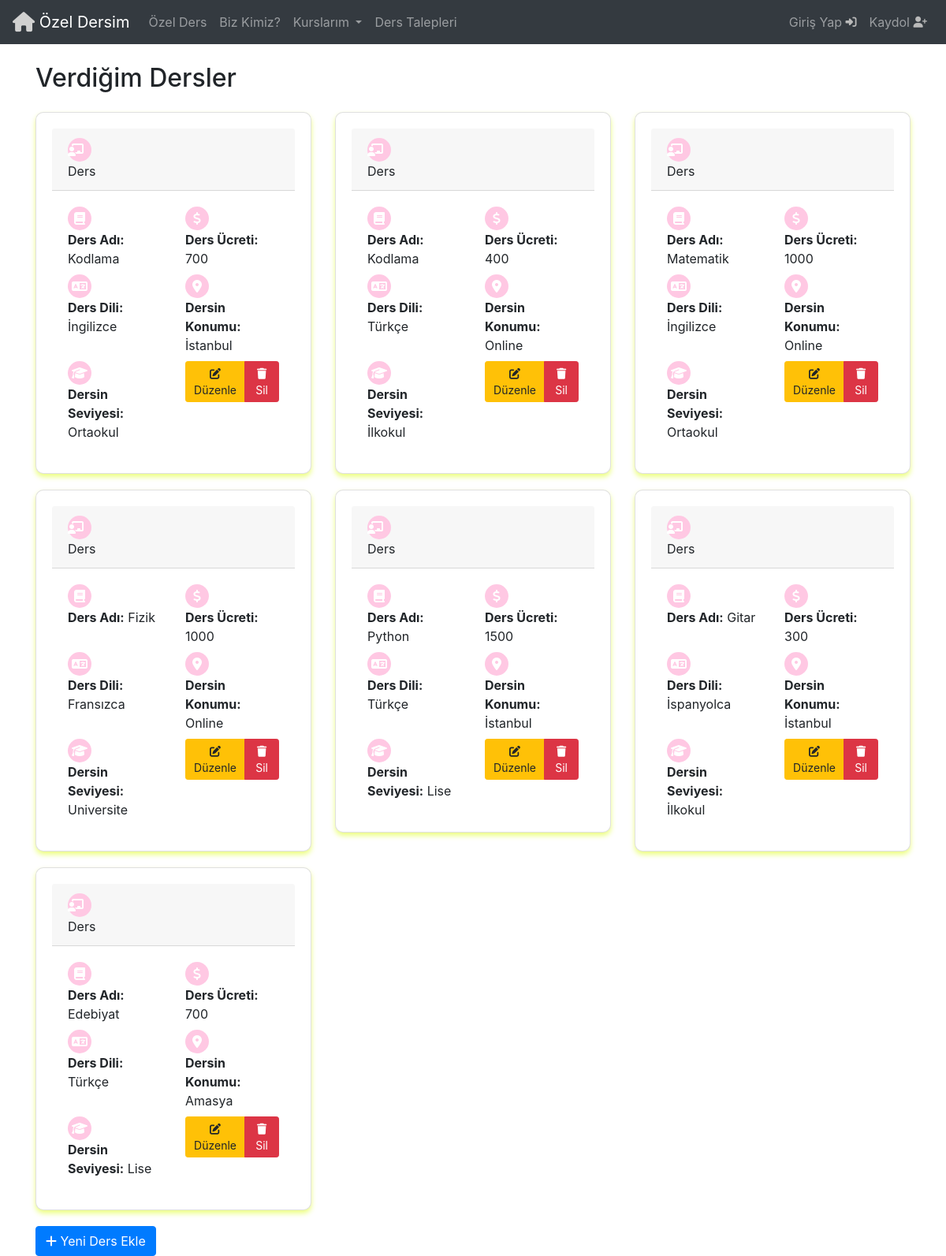
The app's page /verdigim_dersler/1/ with its own data.
### Base/models.py (models this page shows, shortened)
class VerilenDersler(models.Model):
  seviye = [
    ('İlkokul', 'İlkokul'),
    ('Ortaokul', 'Ortaokul'),
    ('Lise', 'Lise'),
    ('Universite', 'Üniversite'),
    ('Yukseklisans','Yüksek Lisans'),
  ]
  ders = models.ForeignKey(Ders, on_delete=models.CASCADE)
  saatlik_ucret = models.IntegerField(validators=[MinValueValidator(0)])
  egitmen = models.ForeignKey(User, on_delete=models.CASCADE)
  ders_dili = models.ForeignKey(Dil, on_delete=models.CASCADE)
  sehir = models.ForeignKey(Sehir, on_delete=models.CASCADE)
  ders_seviyesi = models.CharField(max_length=50, choices=seviye)

class Ders(models.Model):
  ders = models.CharField(max_length=50)
  def __str__(self) :
    return self.ders

class Dil(models.Model):
  dil = models.CharField(max_length=50)
  def __str__(self):
    return self.dil

class Sehir(models.Model):
  sehir = models.CharField(max_length=50)
  def __str__(self):
    return self.sehir

### Base/views.py (the view)
# urls.py: path('verdigim_dersler/<str:pk>/',views.verdigim_dersler,name='VerdigimDersler'),
def verdigim_dersler(request,pk):
   user = User.objects.get(id=pk)
   dersler = VerilenDersler.objects.filter(egitmen=user)
   return render(request,'VerdigimDersler.html',{'dersler':dersler})

### Templates/VerdigimDersler.html (shortened to what this page needs)
{% include 'navbar.html' %}
<!DOCTYPE html>
<html lang="en">
<head>
    <link
            rel="stylesheet"
            href="https://stackpath.bootstrapcdn.com/bootstrap/4.5.2/css/bootstrap.min.css"
    />
    <link
            rel="stylesheet"
            href="https://cdnjs.cloudflare.com/ajax/libs/font-awesome/6.5.2/css/all.min.css"
    />
</head>
<body>
<div class="container mt-4">
    <h2 class="mb-4">Verdiğim Dersler</h2>
    <div class="row">
        {% for ders in dersler %}
        <div class="col-md-4">
            <div class="card custom-card">
                <div class="card-header">
                    <div class="icon-circle"><i class="fas fa-chalkboard-teacher"></i></div> Ders
                </div>
                <div class="card-body">
                    <div class="row">
                        <div class="col-md-6">
                            <div class="icon-circle"><i class="fas fa-book"></i></div> <strong>Ders Adı:</strong> {{ ders.ders }}
                        </div>
                        <div class="col-md-6">
                            <div class="icon-circle"><i class="fas fa-dollar-sign"></i></div> <strong>Ders Ücreti:</strong> {{ ders.saatlik_ucret }}
                        </div>
                    </div>
                    <div class="row mt-2">
                        <div class="col-md-6">
                            <div class="icon-circle"><i class="fas fa-language"></i></div> <strong>Ders Dili:</strong> {{ ders.ders_dili }}
                        </div>
                        <div class="col-md-6">
                            <div class="icon-circle"><i class="fas fa-map-marker-alt"></i></div> <strong>Dersin Konumu:</strong> {{ ders.sehir }}
                        </div>
                    </div>
                    <div class="row mt-2">
                        <div class="col-md-6">
                            <div class="icon-circle"><i class="fas fa-graduation-cap"></i></div> <strong>Dersin Seviyesi:</strong> {{ ders.ders_seviyesi }}
                        </div>
                        <div class="col-md-6">
                            <div class="btn-group" role="group" aria-label="İşlemler">
                                <a href="{% url 'DersDuzenle' ders.id %}" class="btn btn-warning btn-sm"><i class="fas fa-edit"></i> Düzenle</a>
                                <a href="{% url 'DersSil' ders.id %}" class="btn btn-danger btn-sm"><i class="fas fa-trash"></i> Sil</a>
                            </div>
                        </div>
                    </div>
                </div>
            </div>
        </div>
        {% endfor %}
    </div>
    <a href="{% url 'DersEkle' request.user.id %}" class="btn btn-primary"><i class="fas fa-plus"></i> Yeni Ders Ekle</a>
</div>
</body>
</html>

### Templates/VerdigimDersler.html (style rules this page uses)
.custom-card { border-radius: 10px; padding: 20px; margin-bottom: 20px; box-shadow: 0 4px 6px rgba(235, 255, 122, 0.938); }
.card-header i { margin-right: 10px; }
.icon-circle { width: 30px; height: 30px; border-radius: 50%; background-color: #ffc8e3; display: flex; justify-content: center; align-items: center; margin-right: 10px; }
.icon-circle i { color: white; }

### records on screen
VerilenDersler: ders "Kodlama", saatlik_ucret "700", ders_dili "İngilizce", sehir "İstanbul", ders_seviyesi "Ortaokul"
VerilenDersler: ders "Kodlama", saatlik_ucret "400", ders_dili "Türkçe", sehir "Online", ders_seviyesi "İlkokul"
VerilenDersler: ders "Matematik", saatlik_ucret "1000", ders_dili "İngilizce", sehir "Online", ders_seviyesi "Ortaokul"
VerilenDersler: ders "Fizik", saatlik_ucret "1000", ders_dili "Fransızca", sehir "Online", ders_seviyesi "Universite"
VerilenDersler: ders "Python", saatlik_ucret "1500", ders_dili "Türkçe", sehir "İstanbul", ders_seviyesi "Lise"
VerilenDersler: ders "Gitar", saatlik_ucret "300", ders_dili "İspanyolca", sehir "İstanbul", ders_seviyesi "İlkokul"
VerilenDersler: ders "Edebiyat", saatlik_ucret "700", ders_dili "Türkçe", sehir "Amasya", ders_seviyesi "Lise"
